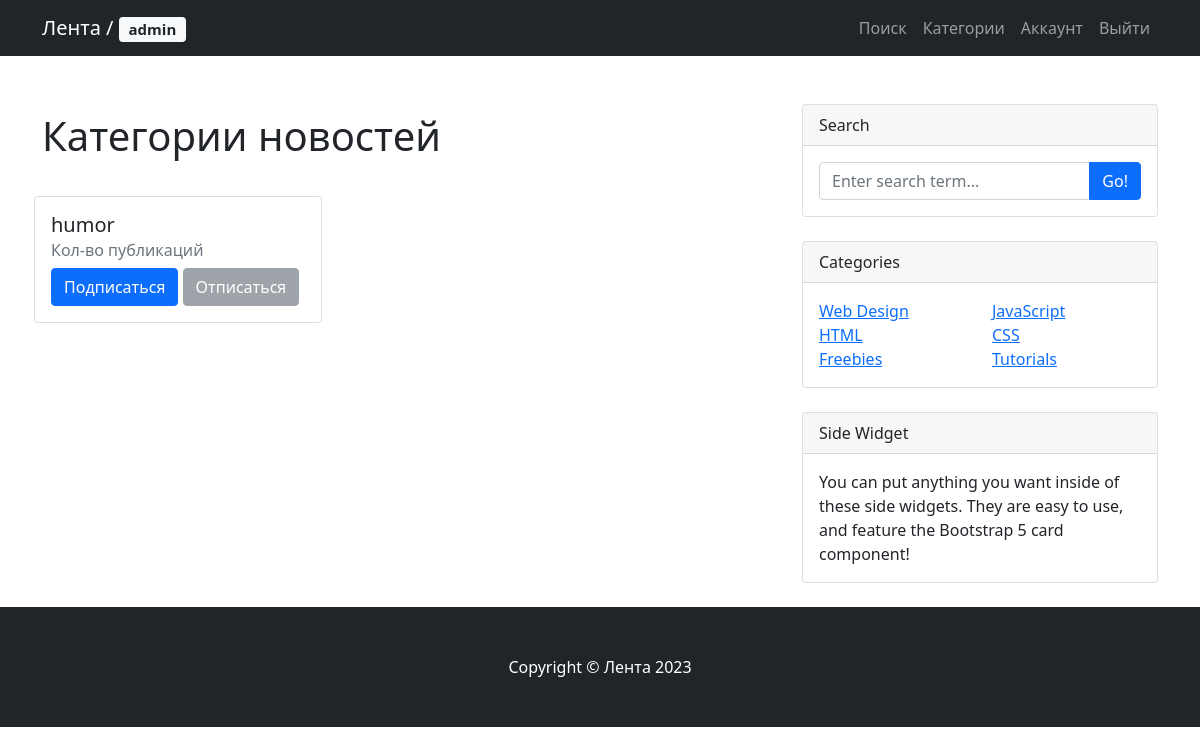
The page /subscriptions/ (signed in) on the database as committed earlier.
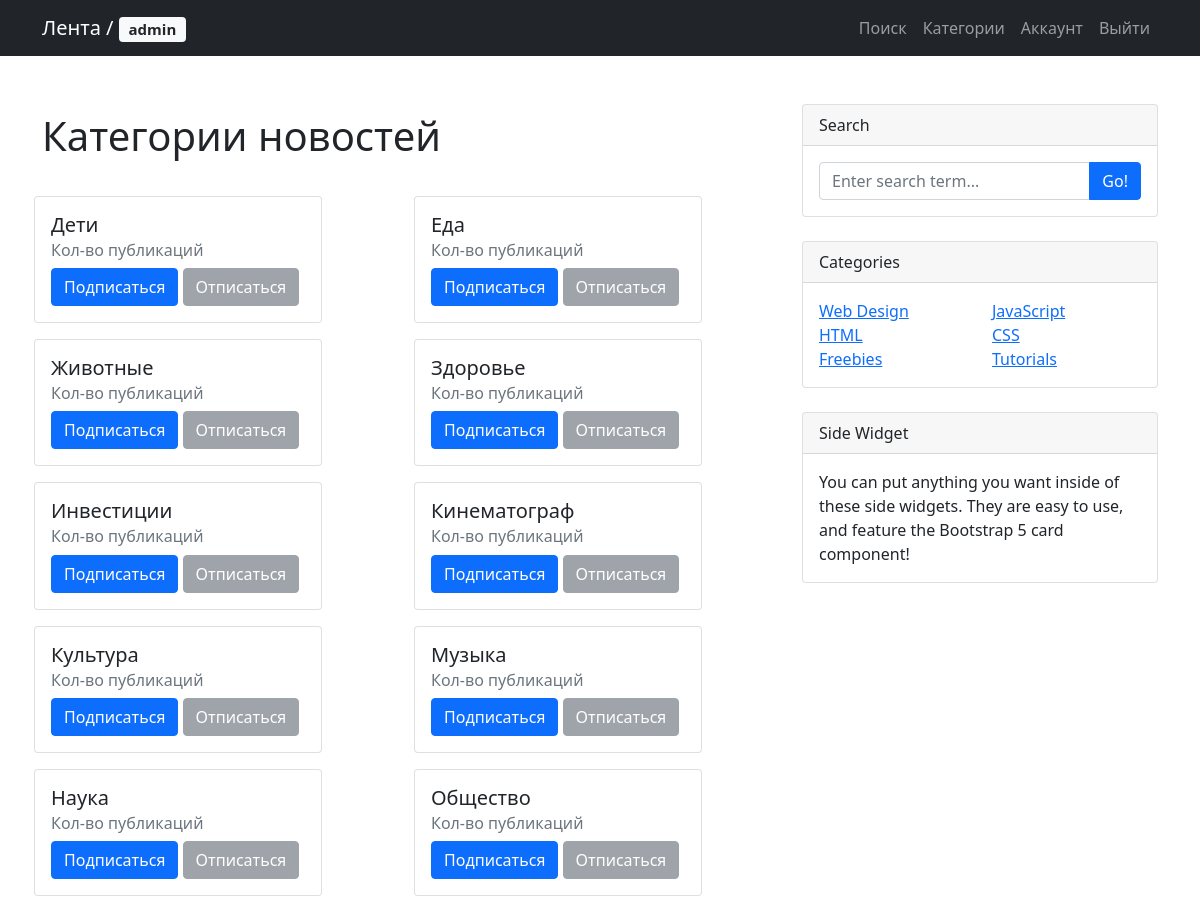
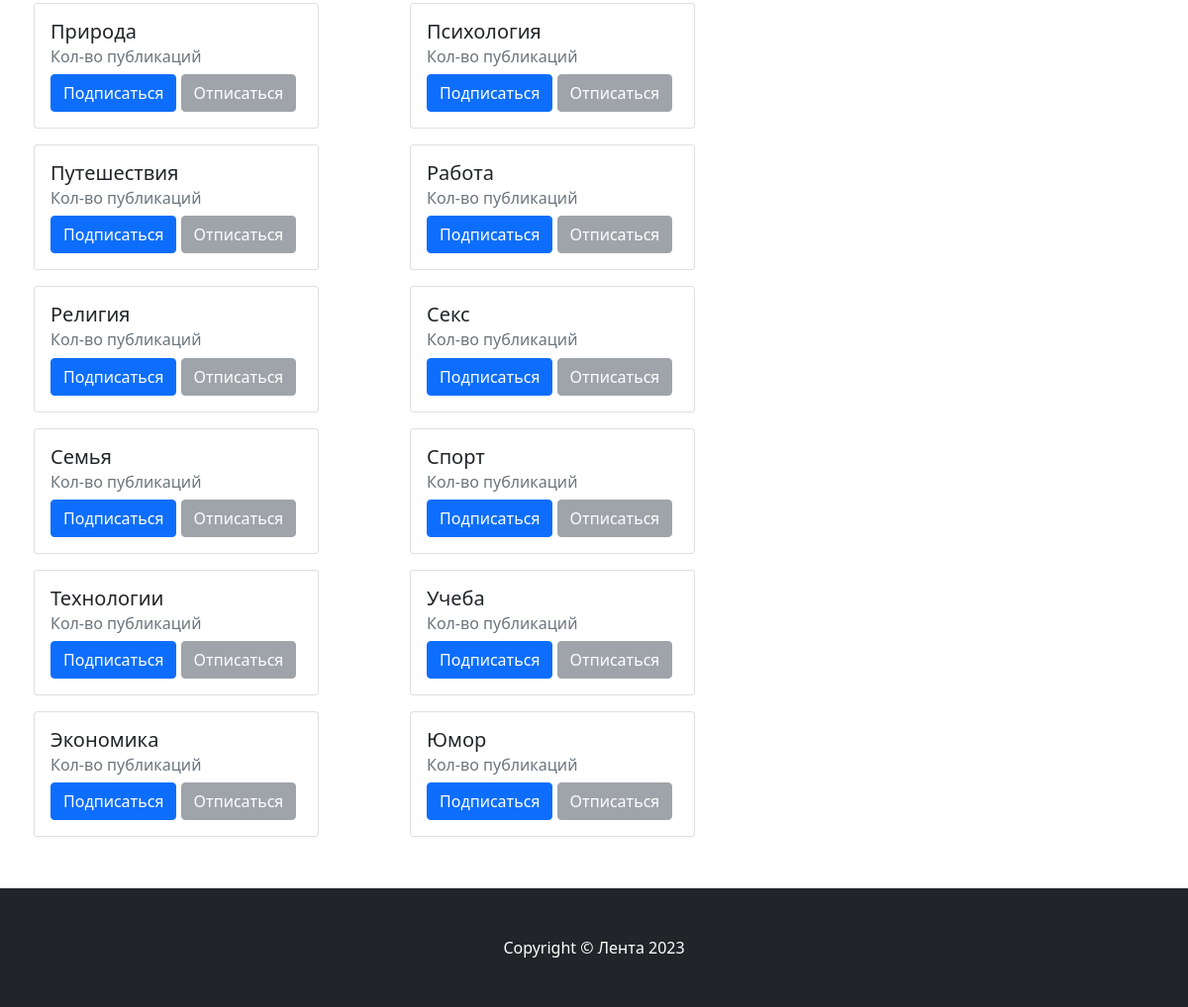
The same page on the database as committed later (2 pictures, top to bottom).
### news/models.py (models this page shows, shortened)
class Category(models.Model):
    name = models.CharField(max_length=18, unique=True, verbose_name="Категория")
    class Meta:
        verbose_name = 'Категория'
        verbose_name_plural = 'Категории'

### news/views.py (the view, shortened to what this page needs)
# urls.py: path('subscriptions/', subscriptions, name='subscriptions'),
@login_required
@csrf_protect
def subscriptions(request):
    categories_with_subscriptions = Category.objects.annotate(
        user_subscribed=Exists(
            Subscription.objects.filter(
                user=request.user,
                category=OuterRef('pk'),
            )
        )
    ).order_by('name')
    return render(
        request,
        'subscriptions.html',
        {'categories': categories_with_subscriptions},
    )

### templates/subscriptions.html (shortened to what this page needs)
{% extends 'news/default.html' %}
{% block content %}
<h1 class="pt-2 pb-3">Категории новостей</h1>
<div class="row pb-5">
    {% for category in categories  %}
    <div class="col p-1 g-2">
        <div class="card" style="width: 18rem;">
            <div class="card-body">
                <h5 class="card-title">{{category.name}}</h5>
                <h6 class="card-subtitle mb-2 text-muted">Кол-во публикаций</h6>
                <form method="post">
                    {% if category.user_subscribed %}
                    <button class="btn btn-secondary disabled" disabled>Вы подписаны</button>
                    <button class="btn btn-danger" name="action" value="unsubscribe">Отписаться</button>
                    {% else %}
                    <button class="btn btn-primary" name="action" value="subscribe">Подписаться</button>
                    <button class="btn btn-secondary disabled" disabled>Отписаться</button>
                    {% endif %}
                </form>
            </div>
        </div>
    </div>
    {% endfor %}
</div>
{% endblock content %}

### templates/news/default.html (shortened to what this page needs)
<!DOCTYPE html>
<html lang="ru">
    <head>
        {% load static %}
        <link href="{% static 'css/styles.css' %}" rel="stylesheet" />
    </head>
    <body>
        <nav class="navbar navbar-expand-lg navbar-dark bg-dark">
            <div class="container">
                <a class="navbar-brand" href="/news">Лента / <span class="badge bg-light text-dark">{{user.username}}</span></a>
                <div class="collapse navbar-collapse" id="navbarSupportedContent">
                    <ul class="navbar-nav ms-auto mb-2 mb-lg-0">
                        <li class="nav-item"><a class="nav-link" href="/news/search">Поиск</a></li>
                        <li class="nav-item"><a class="nav-link" href="/subscriptions/">Категории</a></li>
                        <li class="nav-item"><a class="nav-link" href="/author/{{author.authoruser.pk}}">Аккаунт</a></li>
                        {% if request.user.is_authenticated %}
                        <li class="nav-item"><a class="nav-link" href="/accounts/logout/">Выйти</a></li>
                        {% else %}
                        <li class="nav-item"><a class="nav-link" href="/accounts/signup/">Войти</a></li>
                        {% endif %}
                    </ul>
                </div>
            </div>
        </nav>
        <div class="container pt-5">
            <div class="row">
                <div class="col-lg-8">
                    {% block content %}
                    {% endblock content %}
                </div>
                <div class="col-lg-4">
                    <div class="card mb-4">
                        <div class="card-header">Search</div>
                        <div class="card-body">
                            <div class="input-group">
                                <input class="form-control" type="text" placeholder="Enter search term..." aria-label="Enter search term..." aria-describedby="button-search" />
                                <button class="btn btn-primary" id="button-search" type="button">Go!</button>
                            </div>
                        </div>
                    </div>
                    <div class="card mb-4">
                        <div class="card-header">Categories</div>
                        <div class="card-body">
                            <div class="row">
                                <div class="col-sm-6">
                                    <ul class="list-unstyled mb-0">
                                        <li><a href="#!">Web Design</a></li>
                                        <li><a href="#!">HTML</a></li>
                                        <li><a href="#!">Freebies</a></li>
                                    </ul>
                                </div>
                                <div class="col-sm-6">
                                    <ul class="list-unstyled mb-0">
                                        <li><a href="#!">JavaScript</a></li>
                                        <li><a href="#!">CSS</a></li>
                                        <li><a href="#!">Tutorials</a></li>
                                    </ul>
                                </div>
                            </div>
                        </div>
                    </div>
                    <div class="card mb-4">
                        <div class="card-header">Side Widget</div>
                        <div class="card-body">You can put anything you want inside of these side widgets. They are easy to use, and feature the Bootstrap 5 card component!</div>
                    </div>
                </div>
            </div>
        </div>
        <footer class="py-5 bg-dark">
            <div class="container"><p class="m-0 text-center text-white">Copyright &copy; Лента 2023</p></div>
        </footer>
    </body>
</html>

Rows that differ between the two databases and show on the page:
removed Category: name "humor", shows "Подписаться"
added Category: name "Дети", shows "Подписаться"
added Category: name "Еда", shows "Подписаться"
added Category: name "Животные", shows "Подписаться"
added Category: name "Здоровье", shows "Подписаться"
added Category: name "Инвестиции", shows "Подписаться"
added Category: name "Кинематограф", shows "Подписаться"
added Category: name "Культура", shows "Подписаться"
added Category: name "Музыка", shows "Подписаться"
added Category: name "Наука", shows "Подписаться"
added Category: name "Общество", shows "Подписаться"
added Category: name "Природа", shows "Подписаться"
added Category: name "Психология", shows "Подписаться"
added Category: name "Путешествия", shows "Подписаться"
added Category: name "Работа", shows "Подписаться"
added Category: name "Религия", shows "Подписаться"
added Category: name "Секс", shows "Подписаться"
added Category: name "Семья", shows "Подписаться"
added Category: name "Спорт", shows "Подписаться"
added Category: name "Технологии", shows "Подписаться"
added Category: name "Учеба", shows "Подписаться"
added Category: name "Экономика", shows "Подписаться"
added Category: name "Юмор", shows "Подписаться"
